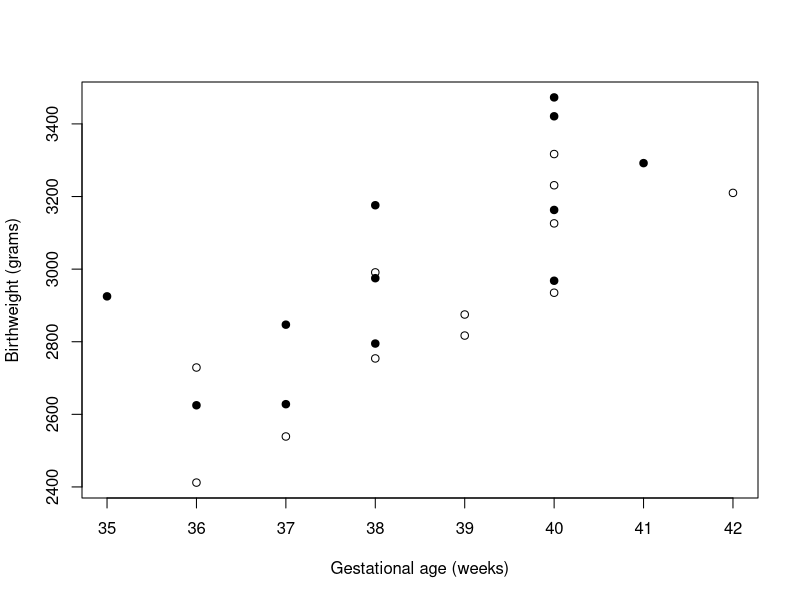
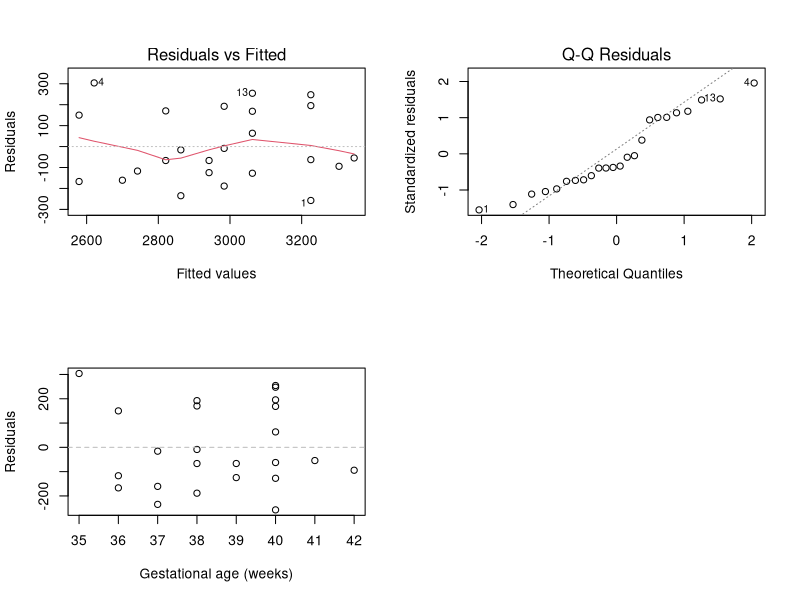
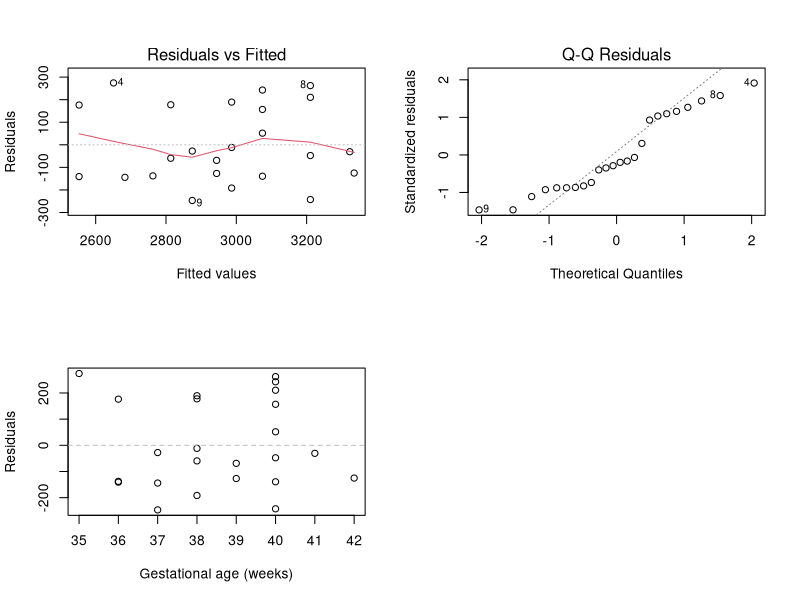

Recreate these plots in R, in order.
par (mar=c(3,3,2,1), mgp=c(2,.7,0), tck=-.01)

bw <- read.table("birthweight.txt", header=TRUE)

png("birthweight.png", width = 7, height = 5.5, units="in", res=1024)
plot(bw$gestage, bw$birthweight, pch=17+2*bw$sex, xlab="Gestational age (weeks)" , ylab="Birthweight (grams)")
dev.off()

# Null model:
m0 <- lm(birthweight ~ gestage+sex,data=bw)
summary(m0)

# Call:
# lm(formula = birthweight ~ gestage + sex, data = bw)
# 
# Residuals:
#     Min      1Q  Median      3Q     Max 
# -257.49 -125.28  -58.44  169.00  303.98
# 
# Coefficients:
#             Estimate Std. Error t value Pr(>|t|)
# (Intercept) -1447.24     784.26  -1.845   0.0791 .
# gestage       120.89      20.46   5.908 7.28e-06 ***
# sex          -163.04      72.81  -2.239   0.0361 *
# ---
# Signif. codes:  0 ‘***’ 0.001 ‘**’ 0.01 ‘*’ 0.05 ‘.’ 0.1 ‘ ’ 1
# 
# Residual standard error: 177.1 on 21 degrees of freedom
# Multiple R-squared:  0.64,      Adjusted R-squared: 0.6057
# F-statistic: 18.67 on 2 and 21 DF,  p-value: 2.194e-05


# Alternative model:
m1 <- lm(birthweight ~ gestage*sex,data=bw)
summary(m1)

# Call:
# lm(formula = birthweight ~ gestage * sex, data = bw)
# 
# Residuals:
#     Min      1Q  Median      3Q     Max
# -246.69 -138.11  -39.13  176.57  274.28
# 
# Coefficients:
#             Estimate Std. Error t value Pr(>|t|)
# (Intercept)  -395.68    2514.69  -0.157    0.877
# gestage        93.57      65.38   1.431    0.168
# sex          -872.99    1611.33  -0.542    0.594
# gestage:sex    18.42      41.76   0.441    0.664
# 
# Residual standard error: 180.6 on 20 degrees of freedom
# Multiple R-squared: 0.6435,     Adjusted R-squared:  0.59
# F-statistic: 12.03 on 3 and 20 DF,  p-value: 0.000101


# Residual plots
png("resbwm0.png", width = 7, height = 5.5, units="in", res=1024)
par(mfrow=c(2,2))
plot(m0, which=1:2)
plot(bw$gestage, resid(m0), xlab="Gestational age (weeks)" , ylab="Residuals")
abline(h=0, col="grey", lty=2)
dev.off()

png("resbwm1.png", width = 7, height = 5.5, units="in", res=1024)
par(mfrow=c(2,2))
plot(m1, which=1:2)
plot(bw$gestage, resid(m1), xlab="Gestational age (weeks)" , ylab="Residuals")
abline(h=0, col="grey", lty=2)
dev.off()
